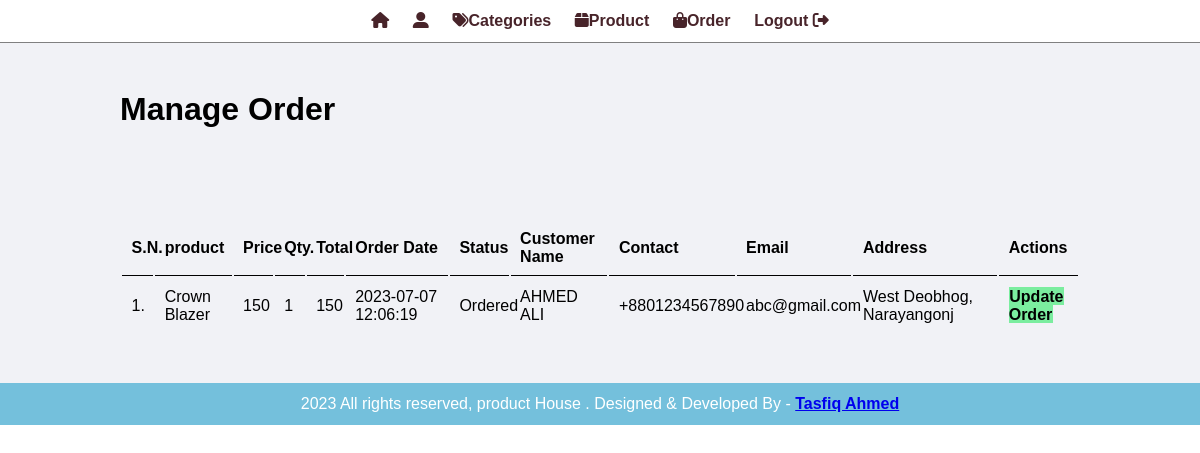
The page /admin/manage-order.php (signed in) on the database its author committed.
### tables this page shows
CREATE TABLE `tbl_order` (
  `id` int(10) UNSIGNED NOT NULL,
  `product` varchar(150) NOT NULL,
  `price` decimal(11,0) NOT NULL,
  `qty` int(11) NOT NULL,
  `total` decimal(11,0) NOT NULL,
  `order_date` datetime NOT NULL,
  `status` varchar(50) NOT NULL,
  `customer_name` varchar(150) NOT NULL,
  `customer_contact` varchar(20) NOT NULL,
  `customer_email` varchar(150) NOT NULL,
  `customer_address` varchar(255) NOT NULL
);

### admin/manage-order.php (the view, shortened to what this page needs)
<?php include('partials/menu.php'); ?>
<div class="main-content">
    <div class="wrapper">
        <h1>Manage Order</h1>
                <br /><br /><br />
                <br><br>
                <table class="tbl-full">
                    <tr>
                        <th>S.N.</th>
                        <th>product</th>
                        <th>Price</th>
                        <th>Qty.</th>
                        <th>Total</th>
                        <th>Order Date</th>
                        <th>Status</th>
                        <th>Customer Name</th>
                        <th>Contact</th>
                        <th>Email</th>
                        <th>Address</th>
                        <th>Actions</th>
                    </tr>
                    <?php
                        $sql = "SELECT * FROM tbl_order ORDER BY id DESC";
                        $res = mysqli_query($conn, $sql);
                        $count = mysqli_num_rows($res);
                        $sn = 1;
                        if($count>0)
                        {
                            while($row=mysqli_fetch_assoc($res))
                            {
                                $id = $row['id'];
                                $product = $row['product'];
                                $price = $row['price'];
                                $qty = $row['qty'];
                                $total = $row['total'];
                                $order_date = $row['order_date'];
                                $status = $row['status'];
                                $customer_name = $row['customer_name'];
                                $customer_contact = $row['customer_contact'];
                                $customer_email = $row['customer_email'];
                                $customer_address = $row['customer_address'];
                                ?>
                                    <tr>
                                        <td><?php echo $sn++; ?>. </td>
                                        <td><?php echo $product; ?></td>
                                        <td><?php echo $price; ?></td>
                                        <td><?php echo $qty; ?></td>
                                        <td><?php echo $total; ?></td>
                                        <td><?php echo $order_date; ?></td>
                                        <td>
                                            <?php
                                                if($status=="Ordered")
                                                {
                                                    echo "<label>$status</label>";
                                                }
                                                elseif($status=="On Delivery")
                                                {
                                                    echo "<label style='color: orange;'>$status</label>";
                                                }
                                                elseif($status=="Delivered")
                                                {
                                                    echo "<label style='color: green;'>$status</label>";
                                                }
                                                elseif($status=="Cancelled")
                                                {
                                                    echo "<label style='color: red;'>$status</label>";
                                                }
                                            ?>
                                        </td>
                                        <td><?php echo $customer_name; ?></td>
                                        <td><?php echo $customer_contact; ?></td>
                                        <td><?php echo $customer_email; ?></td>
                                        <td><?php echo $customer_address; ?></td>
                                        <td>
                                            <a href="<?php echo SITEURL; ?>admin/update-order.php?id=<?php echo $id; ?>" class="btn-secondary">Update Order</a>
                                        </td>
                                    </tr>
                                <?php
                            }
                        }
                        else
                        {
                            echo "<tr><td colspan='12' class='error'>Orders not Available</td></tr>";
                        }
                    ?>
                </table>
    </div>
</div>
<?php include('partials/footer.php'); ?>

### css/admin.css (style rules this page uses)
* { margin: 0; padding: 0; font-family: Arial, Helvetica, sans-serif; }
.wrapper { padding: 1%; width: 80%; margin: 0 auto; }
.tbl-full { width: 100%; }
table tr th { border-bottom: 1px solid black; padding: 1%; text-align: left; }
table tr td { padding: 1%; }
.btn-secondary { background-color: #7bed9f; padding: 1%; color: black; text-decoration: none; font-weight: bold; }
.main-content { background-color: #f1f2f6; padding: 3% 0; }

### rows shown on the page
tbl_order: product "Crown Blazer", price "150", qty "1", total "150", order_date "2023-07-07 12:06:19", status "Ordered", customer_name "AHMED ALI", customer_contact "+8801234567890", customer_email "abc@gmail.com", customer_address "West Deobhog, Narayangonj"
